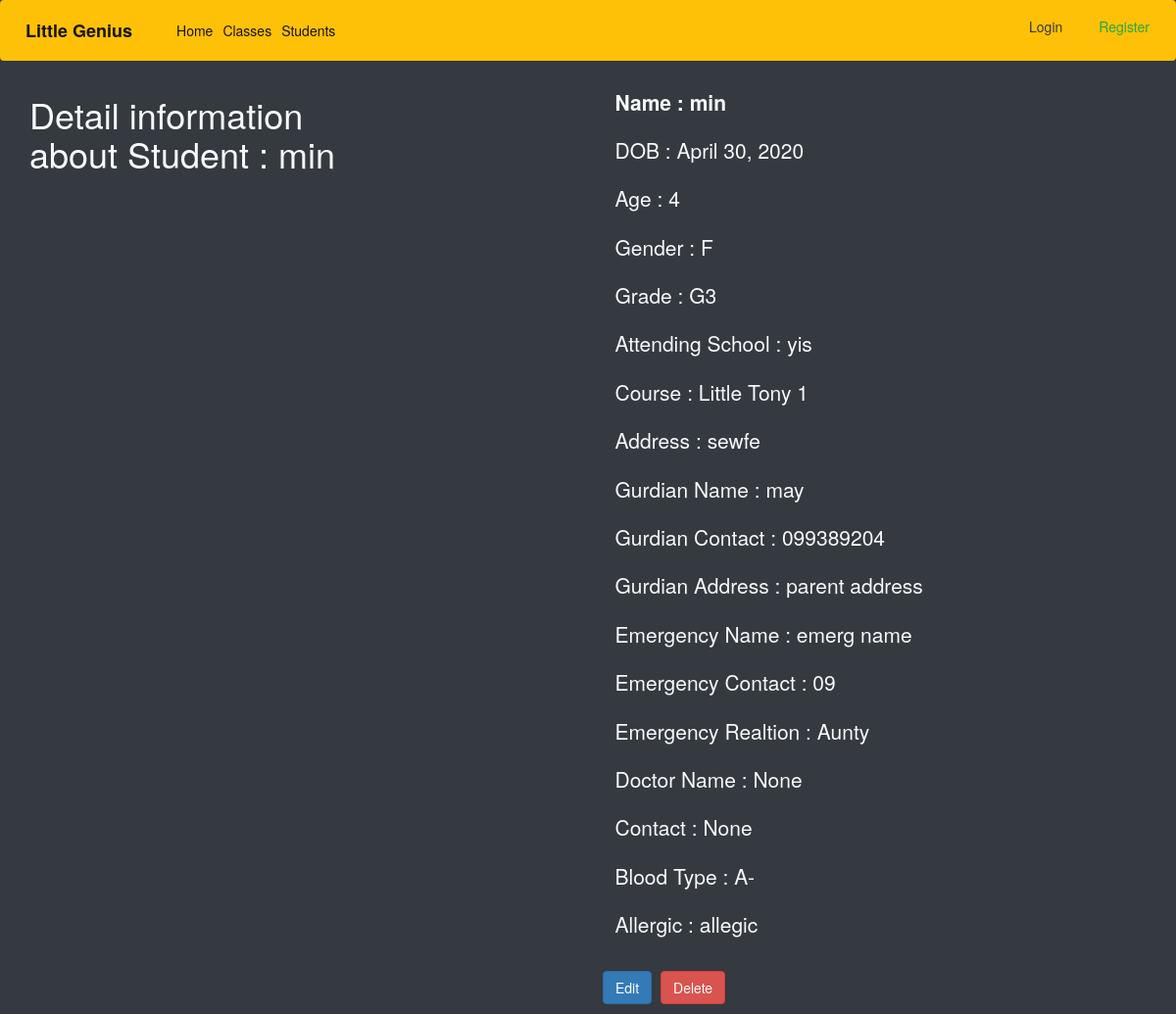
Page /stds/1 on the committed database.
### genius/models.py (models this page shows, shortened)
class Students(models.Model):
    created_by = models.ForeignKey(
        User, on_delete=models.SET_NULL, default=1, null=True)
    name = models.CharField(max_length=200, null=True)
    image = models.ImageField(upload_to='images/', null=True, blank=True)
    dob = models.DateField(null=True, verbose_name='Date of Birth')
    age = models.IntegerField()
    grade_choice = (
        ('G1', 'Grade-1'),
        ('G2', 'Grade-2'),
        ('G3', 'Grade-3'),
        ('G4', 'Grade-4'),
        ('G5', 'Grade-5'),
        ('G6', 'Grade-6'),
        ('G7', 'Grade-7'),
        ('G8', 'Grade-8'),
        ('G9', 'Grade-9'),
        ('G10', 'Grade-10'),
        ('G11', 'Grade-11'),
        ('G12', 'Grade-12'),
    )
    gender_choice=(
        ('M', 'Male'),
        ('F', 'Female'),
        ('N', 'None'),
    )
    blood_choice=(
        ('O', 'O'),
        ('A-', 'A-'),
        ('B+', 'B+'),
        ('B-', 'B-'),
        ('A+', 'A+'),
        ('AB', 'AB'),
    )
    relation_choice=(
        ('Uncle', 'Uncle'),
        ('Aunty', 'Aunty'),
        ('Father', 'Father'),
        ('Mother', 'Mother'),
        ('Grandpa', 'Grandpa'),
        ('Grandma', 'Grandma'),
        ('Sister', 'Sister'),
        ('Brother', 'Brother'),
    )
    gender=models.CharField(choices=gender_choice, max_length=10, null=True)
    grade = models.CharField(choices=grade_choice, max_length=10, null=True)
    attending_school = models.CharField(max_length=100, null=True)
    course = models.ForeignKey(
        Create_Class, on_delete=models.SET_NULL, default=1, null=True)
    address = models.TextField(null=True)
    parent_name = models.CharField(max_length=200, null=True)
    parent_contact = models.CharField(max_length=20, null=True)
    parent_address = models.TextField(null=True)
    emerg_name = models.CharField(max_length=200, null=True, verbose_name='Emergency Name')
    emerg_contact = models.CharField(max_length=20, null=True, verbose_name='Emergency Contact')
    emerg_relation = models.CharField(choices=relation_choice ,max_length=20, null=True, verbose_name='Emergency Relationship')
    doc_name = models.CharField(max_length=200, null=False, default='None', verbose_name='Doctor Name')
    doc_contact = models.CharField(max_length=20, null=False, default='None', verbose_name='Doctor Contact')
    blood_type = models.CharField(choices=blood_choice,max_length=10, null=True)
    allergic = models.TextField(null=True)
    objects = StudentPostManager()
    def get_absolute_url(self):
        return f"/stds/{self.pk}"
    def get_edit_student(self):
        return f"{self.get_absolute_url()}/edit"
    def get_delete_student(self):
        return f"{self.get_absolute_url()}/delete"

class Create_Class(models.Model):
    created_by = models.ForeignKey(
        User, on_delete=models.SET_NULL, null=True, default=1)
    class_name = models.CharField(max_length=150, null=True)
    from_choice = (
        ('Mon', 'Monday'),
        ('Tue', 'Tuesday'),
        ('Wed', 'Wednesday'),
        ('Thu', 'Thursday'),
        ('Fri', 'Friday'),
        ('Sat', 'Saturday'),
        ('Sun', 'Sunday'),
    )
    from_days = models.CharField(max_length=10, choices=from_choice)
    to_days = models.CharField(max_length=10, choices=from_choice)
    from_time = models.TimeField()
    to_time = models.TimeField()
    created_on = models.DateTimeField(auto_now=True)

### genius/views.py (the view)
# urls.py: path('stds/<int:id>',Student_Detail , name='std-detail'),
def Student_Detail(request, id):
    objs = get_object_or_404(Students, id=id)
    templatename = 'genius/students_detail.html'
    context = {'obj': objs, 'form': None}
    return render(request, templatename, context)

### genius/templates/genius/students_detail.html (shortened to what this page needs)
{% extends 'base.html' %}
{% block content %}
<div class="row ">
    <div class="col">
        <h1 class="ml-4">Detail information <br> about Student : {{obj.name}}</h1>
    </div>
    <div class="col-6">
        <div class="">
            <div class="card-dark text-light ">
                    <div class="card-body">
                        <p class="lead font-weight-bold"> Name : {{obj.name}}</p>
                        <p class="lead">DOB : {{obj.dob}}</p>
                        <p class="lead">Age : {{obj.age}}</p>
                        <p class="lead">Gender : {{obj.gender}}</p>
                        <p class="lead">Grade : {{obj.grade}}</p>
                        <p class="lead">Attending School : {{obj.attending_school}}</p>
                        <p class="lead">Course : {{obj.course.class_name}}</p>
                        <p class="lead">Address : {{obj.address}}</p>
                        <p class="lead">Gurdian Name : {{obj.parent_name}}</p>
                        <p class="lead">Gurdian Contact : {{obj.parent_contact}}</p>
                        <p class="lead">Gurdian Address : {{obj.parent_address}}</p>
                        <p class="lead">Emergency Name : {{obj.emerg_name}}</p>
                        <p class="lead">Emergency Contact : {{obj.emerg_contact}}</p>
                        <p class="lead">Emergency Realtion : {{obj.emerg_relation}}</p>
                        <p class="lead">Doctor Name : {{obj.doc_name}}</p>
                        <p class="lead">Contact : {{obj.doc_contact}}</p>
                        <p class="lead">Blood Type : {{obj.blood_type}}</p>
                        <p class="lead">Allergic : {{obj.allergic}}</p>
                    </div>
                    <div class="card-foot mb-3">
                        <a class="btn btn-primary" href="{{ obj.get_edit_student }}">Edit</a>
                        <a class="btn btn-danger ml-2" href="{{ obj.get_delete_student }}">Delete</a>
                    </div>
                </div>
            </div>
        </div>
    </div>
</div>
{% endblock content %}

### rows in the picture
Students: name "min", dob "April 30, 2020", age "4", gender "F", grade "G3", attending_school "yis", course.class_name "Little Tony 1", address "sewfe", parent_name "may", parent_contact "099389204", parent_address "parent address", emerg_name "emerg name", emerg_contact "09", emerg_relation "Aunty", doc_name "None", doc_contact "None", blood_type "A-", allergic "allegic"
